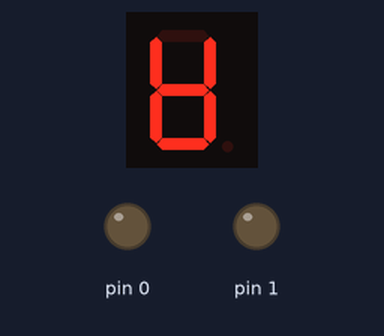
This sketch was run on a simulated Arduino Uno, built with avr-gcc and run on an emulated ATmega328P. Shown: 1-digit seven-segment display, output pins drawn as LEDs (lit = HIGH). Wiring (inferred from the names in the program): 1-digit 7-segment display, segments lit when HIGH: segments pin 2, pin 3, pin 4, pin 5, pin 6, pin 8, pin 7. The segment pins are drawn as the display they are named for; pins used as bus, display or sensor lines are not drawn.

Above: at 0.1 s.
At 8.1 s:
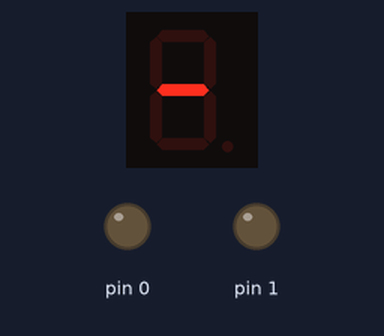
At 12.1 s:
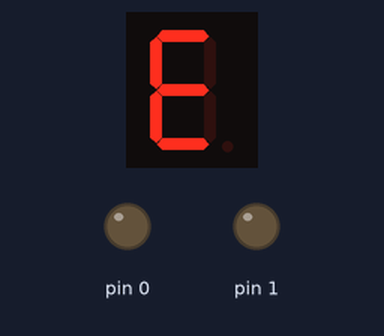
At 16.1 s:
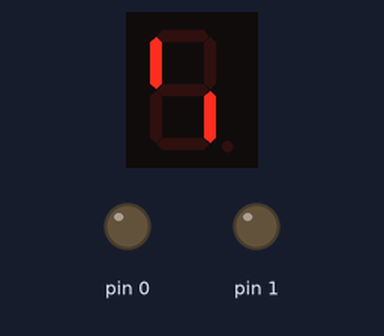
At 24.1 s:
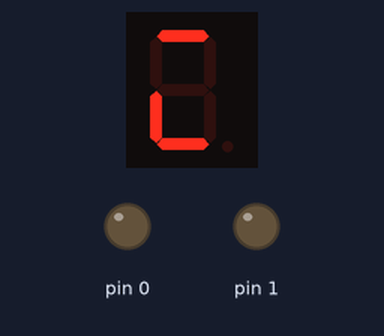
At 36.1 s:
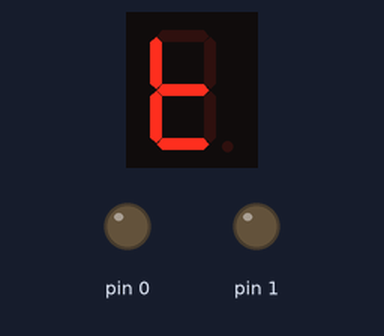

Measured:
- what the display in image 1 shows lasts 3.0 s, from 8.0 s to 11.0 s

The sketch:

Interfacing_7Segment_Display.ino
```cpp
//Interfacing a seven segment display into Arduino
//Common anode seven segment display
//Date: 21-08-2021
//Yash Agrawal

const int pinA = 2;
const int pinB = 3;
const int pinC = 4;
const int pinD = 5;
const int pinE = 6;
const int pinG = 7;
const int pinF = 8;
const int dTime = 3000;

void setup()
{
  for(int i = 0; i <=8; i++)
  {
    pinMode(i,OUTPUT);
  }
}

void loop()
{
  //Making all the segments dim in the start
  for(int i = 2; i <= 8; i++)
  {
    digitalWrite(i,HIGH);
  }

  //Making the single segments of the display glow at once.
  for(int i = 2; i <= 8; i++)
  {
    digitalWrite(i,LOW);
    delay(1000);
    digitalWrite(i,HIGH);
  }

  //Printing numbers between 0 and 9 on LED
  for(int j = 0; j <= 9; j++)
  {
    for(int i = 2; i <= 8; i++)
    {
      digitalWrite(i,LOW);
    }
    delay(1000);

    if(j==0)
    {
      digitalWrite(pinG,HIGH);
      delay(dTime);
    }

    else if(j==1)
    {
      digitalWrite(pinA,HIGH);
      digitalWrite(pinD,HIGH);
      digitalWrite(pinE,HIGH);
      digitalWrite(pinF,HIGH);
      digitalWrite(pinG,HIGH);
      delay(dTime);
    }

    else if(j==2)
    {
      digitalWrite(pinC,HIGH);
      digitalWrite(pinF,HIGH);
      delay(dTime);
    }

    else if(j==3)
    {
      digitalWrite(pinE,HIGH);
      digitalWrite(pinF,HIGH);
      delay(dTime);
    }

    else if(j==4)
    {
      digitalWrite(pinA,HIGH);
      digitalWrite(pinD,HIGH);
      digitalWrite(pinE,HIGH);
      delay(dTime);
    }

    else if(j==5)
    {
      digitalWrite(pinB,HIGH);
      digitalWrite(pinE,HIGH);
      delay(dTime);
    }

    else if(j==6)
    {
      digitalWrite(pinB,HIGH);
      delay(dTime);
    }

    else if(j==7)
    {
      digitalWrite(pinD,HIGH);
      digitalWrite(pinE,HIGH);
      digitalWrite(pinF,HIGH);
      digitalWrite(pinG,HIGH);
      delay(dTime);
    }

    else if(j==8)
    {
      delay(dTime);
    }

    else if(j==9)
    {
      digitalWrite(pinE,HIGH);
      delay(dTime);
    }
  }

}
```
